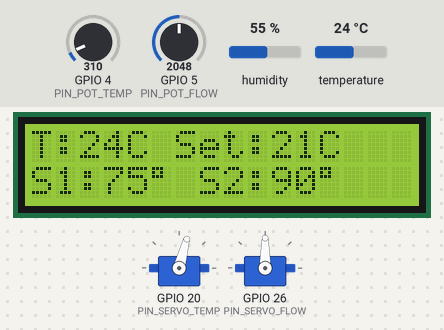
This sketch was run on a simulated ESP32-S3. On the bench: 16×2 character LCD, 2 × servo. The test bench sets the inputs (shaded band); at power-on: GPIO 5 (PIN_POT_FLOW) = 2048, temperature 24 °C, GPIO 4 (PIN_POT_TEMP) = 310, humidity 55 % (analog values on the 0–4095 scale). WiFi joins after 1.5 s; servers stay silent unless stated; web services answer with replies made up by the test bench; what the sketch prints to the serial monitor is not drawn.

Above: at 2.8 s.
2.9 s: GPIO 5 (PIN_POT_FLOW) set to 24
At 5.3 s:
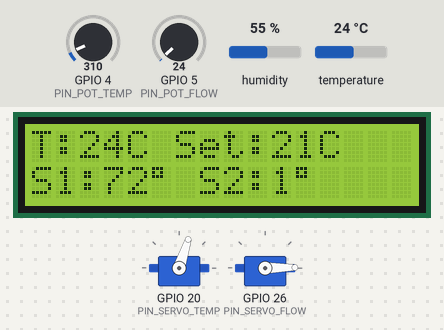
12.0 s: GPIO 5 (PIN_POT_FLOW) set to 19
At 12.9 s:
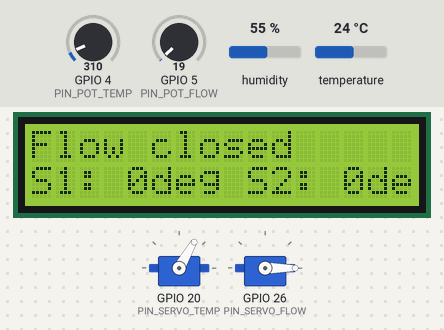
21.1 s: temperature set to 12 °C
30.2 s: GPIO 5 (PIN_POT_FLOW) set to 1228
At 32.8 s:
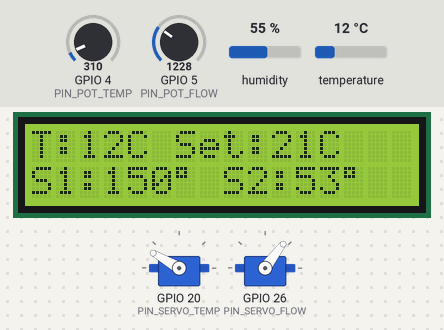
39.3 s: GPIO 4 (PIN_POT_TEMP) set to 372
At 41.2 s:
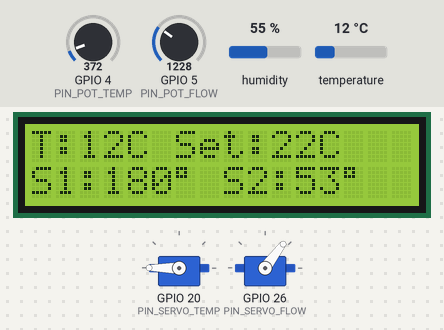
42.0 s: temperature set to 41 °C
At 42.9 s:
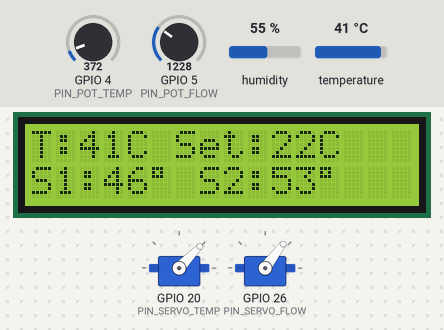
Timing chart, 0 to 47.5 s (numbered marks = the images above; inputs shaded):
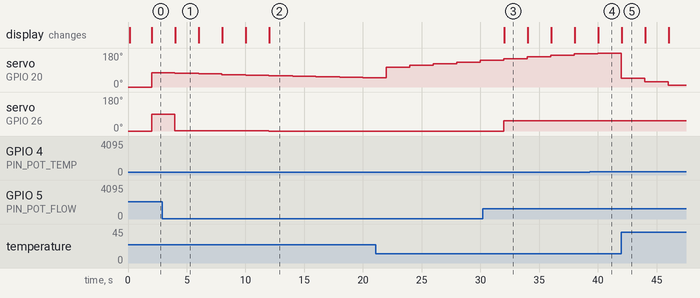

Measured:
- the behaviour switches between 23 and 22 on GPIO 5 (PIN_POT_FLOW) (found by bisection; images 1 and 2)
- after the input at 2.9 s, servo on GPIO 26 (PIN_SERVO_FLOW): 90° → 1° after 1.1 s
- after the input at 12.0 s, servo on GPIO 26 (PIN_SERVO_FLOW): 1° → 0° at once; the display: changes at once (image 2)
- after the input at 30.2 s, servo on GPIO 26 (PIN_SERVO_FLOW): 0° → 53° after 1.8 s; the display: changes after 1.8 s (image 3)
- after the input at 39.3 s, servo on GPIO 20 (PIN_SERVO_TEMP): 177° → 180° after 0.70 s; the display: changes after 0.73 s (image 4)
- after the input at 42.0 s, servo on GPIO 20 (PIN_SERVO_TEMP): 180° → 46° at once, → 27° 2.0 s later, → 8° 2.0 s later; the display: changes at once (image 5)
- what the display in image 1 shows lasts 2.0 s, from 4.0 s to 6.0 s

The sketch:

sketch.ino
```cpp
#include <WiFi.h>
#include <HTTPClient.h>
#include <ESP32Servo.h>
#include <Wire.h>
#include <LiquidCrystal_I2C.h>
#include "DHT.h"

// ─────────────────── CLOUD SETTINGS ─────────────────────────
const char* WIFI_SSID  = "Wokwi-GUEST";
const char* WIFI_PASS  = "";
const char* TS_API_KEY = "CW9CQBP1F1BW8C7P";
const char* TS_SERVER  = "http://api.thingspeak.com/update";

// I2C pins for the display
#define I2C_SDA 9
#define I2C_SCL 8

// System pins (Using safe ADC pins 4 & 5 to prevent Serial Monitor crashing)
#define PIN_POT_TEMP   4   // P1: Temperature setpoint
#define PIN_POT_FLOW   5   // P2: Flow setpoint
#define PIN_SERVO_TEMP 20  // S1: 3-way valve (temperature)
#define PIN_SERVO_FLOW 26  // S2: 2-way valve (flow)
#define PIN_DHT        21  // T1: Mixed water temperature sensor
#define DHTTYPE DHT22

DHT dht(PIN_DHT, DHTTYPE);
LiquidCrystal_I2C lcd(0x27, 16, 2); // LCD 16x2 initialization

Servo servoTemp;
Servo servoFlow;

// --- System physical constants ---
const float T_COLD = 15.0;     // Input cold water temperature
const float T_HOT = 65.0;      // Input hot water temperature
const float T_CRITICAL = 50.0; // Scald protection threshold (burn limit)

// --- PI controller parameters ---
float Kp = 4.0; // Proportional coefficient
float Ki = 0.5; // Integral coefficient
float integral_sum = 0; // Accumulated error sum

unsigned long last_time = 0;
const unsigned long DT = 2000; // Sampling time (2 seconds)

unsigned long cloudTimer = -15000; // Force immediate cloud upload on boot

// Global State Variables for ThingSpeak
float T1_actual = 0;
float P1_temp = 0;
int setpoint_Flow = 0;
int servo1_angle = 0;
int currentState = -1; // 0 - Normal, 1 - Flow closed, 2 - Emergency

void connectWiFi() {
  if (WiFi.status() == WL_CONNECTED) return;
  Serial.print(F("\n[WIFI] Connecting to Wokwi-GUEST... Please wait 10-15s!\n"));
  WiFi.begin(WIFI_SSID, WIFI_PASS);
  int attempts = 0;
  while (WiFi.status() != WL_CONNECTED && attempts < 20) {
    delay(500);
    Serial.print(".");
    attempts++;
  }
  if (WiFi.status() == WL_CONNECTED) {
    Serial.println(F("\n[WIFI] Connected!"));
  } else {
    Serial.println(F("\n[WIFI] Failed to connect. Wokwi servers might be busy."));
  }
}

void uploadToThingSpeak() {
  if (millis() - cloudTimer < 15000) return; // ThingSpeak 15s API limit
  cloudTimer = millis();

  if (WiFi.status() != WL_CONNECTED) {
    connectWiFi();
    if (WiFi.status() != WL_CONNECTED) return; // Skip if still no Wi-Fi
  }

  // Build the HTTP request with our 5 tracked variables
  String url = String(TS_SERVER) + "?api_key=" + TS_API_KEY +
               "&field1=" + String(T1_actual, 1) +
               "&field2=" + String(P1_temp, 1) +
               "&field3=" + String(setpoint_Flow) +
               "&field4=" + String(servo1_angle) +
               "&field5=" + String(currentState);

  HTTPClient http;
  http.begin(url);
  int httpCode = http.GET();

  if (httpCode > 0) {
    Serial.print("[THINGSPEAK] Upload Success! HTTP: ");
    Serial.println(httpCode);
  } else {
    Serial.print("[THINGSPEAK] Upload Failed: ");
    Serial.println(http.errorToString(httpCode).c_str());
  }
  http.end();
}

void setup() {
  Serial.begin(115200);
  delay(100);

  // I2C initialization for screen on pins 9 and 8
  Wire.begin(I2C_SDA, I2C_SCL);
  lcd.init();
  lcd.backlight();

  // Set ESP32 ADC to 12-bit (0-4095)
  analogReadResolution(12);

  // SAFE Servo initialization (Prevents Wokwi freezing)
  ESP32PWM::allocateTimer(0);
  ESP32PWM::allocateTimer(1);
  servoTemp.setPeriodHertz(50);
  servoFlow.setPeriodHertz(50);

  servoTemp.attach(PIN_SERVO_TEMP);
  servoFlow.attach(PIN_SERVO_FLOW);

  dht.begin();

  // Starting valve positions (closed / cold water)
  servoTemp.write(0);
  servoFlow.write(0);

  // Integrator initialization
  integral_sum = 90.0 / Ki;

  Serial.println("System 'Smart Faucet' started.");

  // Initial Wi-Fi connection
  connectWiFi();
}

void loop() {
  unsigned long current_time = millis();

  // Execute controller logic with DT step (2 seconds)
  if (current_time - last_time >= DT) {
    last_time = current_time;

    // 1. Read flow setpoint (P2)
    int val_P2 = analogRead(PIN_POT_FLOW);
    setpoint_Flow = map(val_P2, 0, 4095, 0, 180);

    // 2. Read temperature setpoint (P1)
    // Setpoint range from 20 to 45 degrees (safe zone)
    int val_P1 = analogRead(PIN_POT_TEMP);
    P1_temp = map(val_P1, 0, 4095, 20, 45);

    // 3. Read actual temperature (T1)
    T1_actual = dht.readTemperature();

    if (isnan(T1_actual)) {
      Serial.println("Error reading DHT22 sensor!");
      return; // Skip this control loop step
    }

    int nextState = 0;

    // --- SCALD PROTECTION (Emergency State) ---
    if (T1_actual >= T_CRITICAL) {
      nextState = 2; // Emergency
      servoFlow.write(0);  // Instantly close the water
      servoTemp.write(0);  // Set mixer to extreme cold position
      integral_sum = 0;    // Reset accumulated error

      Serial.println("!!! EMERGENCY: SCALD RISK !!! Flow closed.");
    }
    else {
      // --- PI CONTROL ---
      float e = P1_temp - T1_actual;
      float U_pre = (Kp * e) + (Ki * (integral_sum + e * (DT / 1000.0)));

      // Anti-windup
      if ((U_pre >= 0) && (U_pre <= 180)) {
        integral_sum += e * (DT / 1000.0);
      }

      float U = (Kp * e) + (Ki * integral_sum);
      servo1_angle = (int)U;

      // Hard constraint for the [0; 180] range
      servo1_angle = constrain(servo1_angle, 0, 180);

      // Apply angles to servos
      servoTemp.write(servo1_angle);
      servoFlow.write(setpoint_Flow);

      // Check for closed flow
      if (setpoint_Flow == 0) {
        nextState = 1; // Flow closed
      } else {
        nextState = 0; // Normal
      }
    }

    // --- OUTPUT TO LCD SCREEN ---
    // Clear screen only when state changes
    if (nextState != currentState) {
      lcd.clear();
      currentState = nextState;
    }

    switch (currentState) {
      case 2: // EMERGENCY
        lcd.setCursor(0, 0); lcd.print("! EMERGENCY !T>50");
        lcd.setCursor(0, 1); lcd.print("Flow closed     ");
        break;

      case 1: // FLOW CLOSED
        lcd.setCursor(0, 0); lcd.print("Flow closed     ");
        lcd.setCursor(0, 1); lcd.print("S1: 0deg S2: 0deg");
        break;

      case 0: // NORMAL OPERATION
        // Row 1: Temperature (Actual and Setpoint)
        lcd.setCursor(0, 0);
        lcd.print("T:"); lcd.print((int)T1_actual); lcd.print("C ");
        lcd.print("Set:"); lcd.print((int)P1_temp); lcd.print("C  ");

        // Row 2: Servo angles
        lcd.setCursor(0, 1);
        lcd.print("S1:"); lcd.print(servo1_angle); lcd.print((char)223); // Degree symbol
        lcd.print(" S2:"); lcd.print(setpoint_Flow); lcd.print((char)223); lcd.print("  ");
        break;
    }
  }

  // Upload to ThingSpeak every 15 seconds independently of the 2-second screen refresh loop
  uploadToThingSpeak();
}
```
